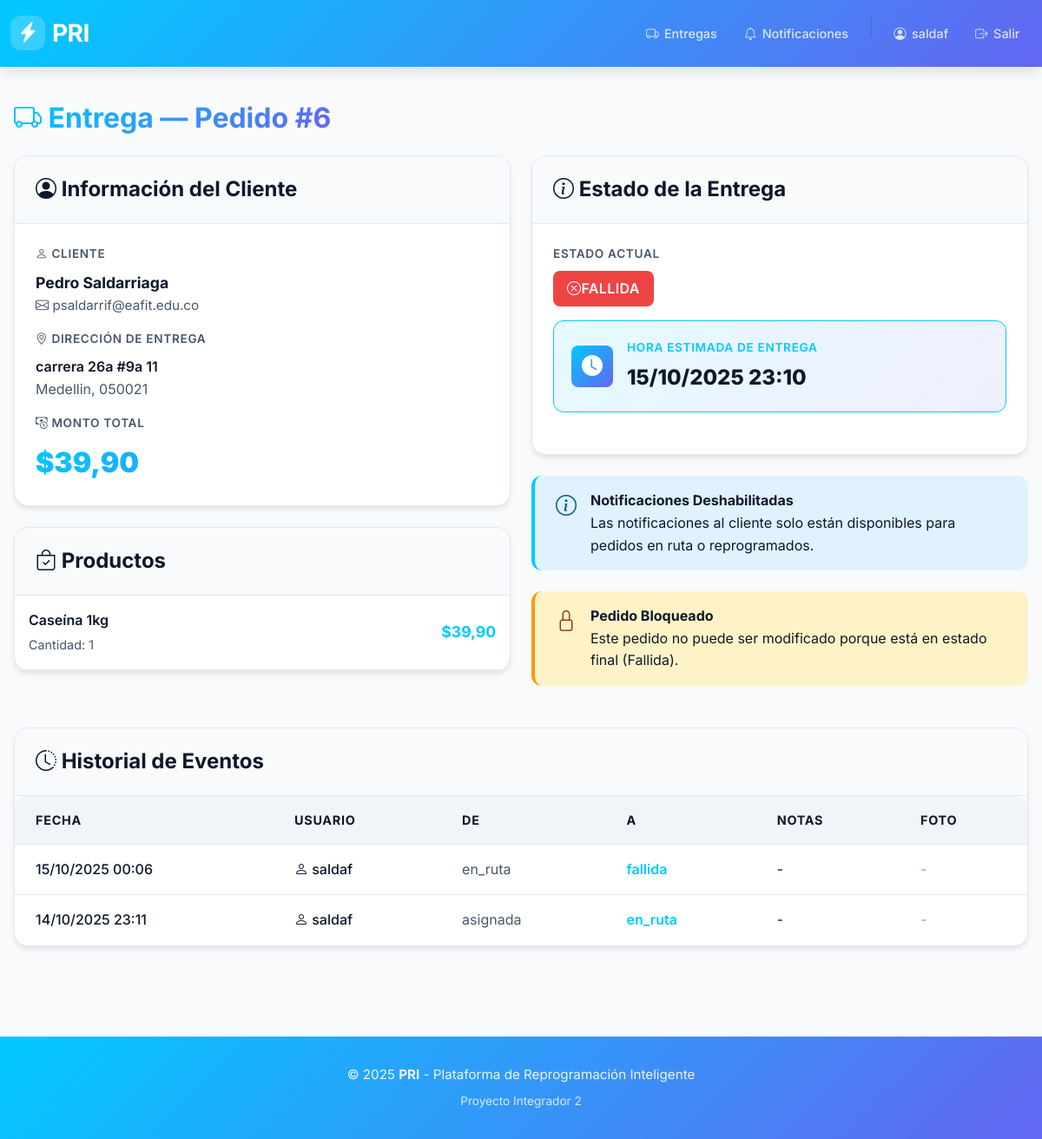
Before: /orders/delivery/6/ (signed in) with the older database file.
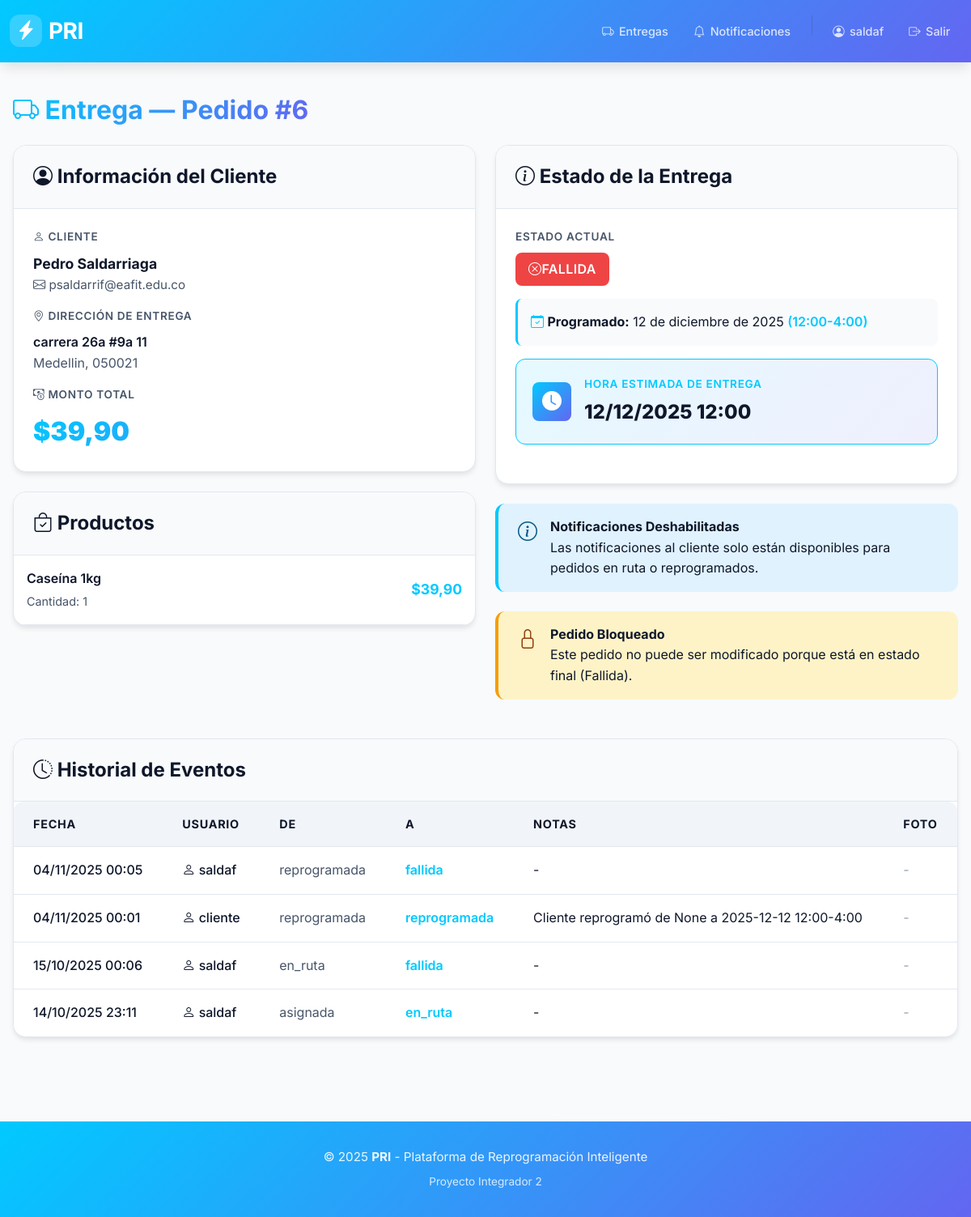
After: the same page with the newer database file.
### orders/models.py (models this page shows, shortened)
class OrderItem(models.Model):
    order = models.ForeignKey(Order, on_delete=models.CASCADE, related_name="items")
    product = models.ForeignKey(Product, on_delete=models.PROTECT)
    price = models.DecimalField(max_digits=10, decimal_places=2)
    quantity = models.PositiveIntegerField(default=1)
    def get_line_total(self):
        return self.price * self.quantity

class Delivery(models.Model):
    STATUS_CHOICES = (
        ("pendiente", "Pendiente"),
        ("asignada", "Asignada"),
        ("en_ruta", "En ruta"),
        ("fallida", "Fallida"),
        ("reprogramada", "Reprogramada"),
        ("entregada", "Entregada"),
    )
    order = models.OneToOneField(Order, on_delete=models.CASCADE, related_name="delivery")
    status = models.CharField(max_length=20, choices=STATUS_CHOICES, default="pendiente")
    rider = models.ForeignKey(User, on_delete=models.SET_NULL, null=True, blank=True, related_name="deliveries")
    scheduled_date = models.DateField(null=True, blank=True)
    scheduled_window = models.CharField(max_length=50, blank=True)
    notes = models.TextField(blank=True)
    photo = models.ImageField(upload_to="deliveries/", null=True, blank=True)
    failure_reason = models.CharField(max_length=120, blank=True)
    updated_at = models.DateTimeField(auto_now=True)
    created_at = models.DateTimeField(auto_now_add=True)
    @property
    def estimated_datetime(self):
        from datetime import datetime, timedelta
        if self.scheduled_date:
            if self.scheduled_window:
                try:
                    time_parts = self.scheduled_window.split('-')[0].strip().split(':')
                    hour = int(time_parts[0])
                    minute = int(time_parts[1]) if len(time_parts) > 1 else 0
                    return datetime.combine(self.scheduled_date, datetime.min.time().replace(hour=hour, minute=minute))
                except (ValueError, IndexError):
                    return datetime.combine(self.scheduled_date, datetime.min.time().replace(hour=12, minute=0))
            else:
                return datetime.combine(self.scheduled_date, datetime.min.time().replace(hour=12, minute=0))
        return self.order.created_at + timedelta(days=1)
    @property
    def is_final_state(self):
        return self.status in ['entregada', 'fallida']
    @property
    def is_modifiable(self):
        return not self.is_final_state

class Order(models.Model):
    user = models.ForeignKey(User, on_delete=models.SET_NULL, null=True, blank=True, related_name="orders")
    created_at = models.DateTimeField(auto_now_add=True)
    updated_at = models.DateTimeField(auto_now=True)
    full_name = models.CharField(max_length=200)
    email = models.EmailField()
    address = models.CharField(max_length=255)
    city = models.CharField(max_length=100)
    postal_code = models.CharField(max_length=20)
    paid = models.BooleanField(default=False)
    total_amount = models.DecimalField(max_digits=10, decimal_places=2, default=0)

class DeliveryEvent(models.Model):
    delivery = models.ForeignKey(Delivery, on_delete=models.CASCADE, related_name="events")
    user = models.ForeignKey(User, on_delete=models.SET_NULL, null=True, blank=True)
    status_before = models.CharField(max_length=20, blank=True)
    status_after = models.CharField(max_length=20, blank=True)
    notes = models.TextField(blank=True)
    photo = models.ImageField(upload_to="deliveries/events/", null=True, blank=True)
    created_at = models.DateTimeField(auto_now_add=True)
    class Meta:
        ordering = ["-created_at"]

### catalog/models.py (models this page shows, shortened)
class Product(models.Model):
    category = models.ForeignKey(Category, on_delete=models.PROTECT, related_name="products")
    name = models.CharField(max_length=200)
    slug = models.SlugField(max_length=220, unique=True, blank=True)
    description = models.TextField(blank=True)
    price = models.DecimalField(max_digits=10, decimal_places=2)
    stock = models.PositiveIntegerField(default=0)
    image = models.ImageField(upload_to="products/", blank=True, null=True)
    created_at = models.DateTimeField(auto_now_add=True)
    updated_at = models.DateTimeField(auto_now=True)
    class Meta:
        ordering = ["-created_at"]

### orders/views.py (the view, shortened to what this page needs)
# urls.py: path("delivery/<int:order_id>/", views.delivery_detail, name="delivery_detail"),
@login_required
def delivery_detail(request, order_id: int):
    order = get_object_or_404(Order, id=order_id)
    delivery, _ = Delivery.objects.get_or_create(order=order)
    user_role = None
    if request.user.is_superuser:
        user_role = "manager"
    elif hasattr(request.user, "profile"):
        user_role = request.user.profile.role
    if user_role == "manager":
        pass
    elif user_role == "repartidor":
        pass
    else:
        if order.user_id != request.user.id:
            return redirect("orders:my_orders")
    from datetime import datetime
    context = {
        "order": order,
        "delivery": delivery,
        "is_modifiable": delivery.is_modifiable,
        "is_final_state": delivery.is_final_state,
        "today": datetime.now().date()
    }
    if user_role == "repartidor":
        context["events"] = delivery.events.all()
        context["comments"] = delivery.comments.all()
        context["can_send_notifications"] = DeliveryNotificationService.can_send_notifications(delivery)
        return render(request, "orders/delivery_rider.html", context)
    context["events"] = delivery.events.all()
    context["comments"] = delivery.comments.all()
    return render(request, "orders/delivery_client.html", context)

### orders/templates/orders/delivery_rider.html (shortened to what the changed rows need)
{% extends 'base.html' %}
{% block content %}
<h2 class="mb-4">
  <span class="text-gradient">
    <i class="bi bi-truck"></i> Entrega — Pedido #{{ order.id }}
  </span>
</h2>
<div class="row g-4">
  <div class="col-lg-6">
    <div class="modern-card">
      <div class="modern-card-body" style="padding: 0;">
        {% for it in order.items.all %}
        <div style="padding: 1rem; border-bottom: 1px solid var(--border-color); display: flex; justify-content: space-between; align-items: center; gap: 1rem;">
          <div style="flex-grow: 1;">
            <div style="font-weight: 600; color: var(--text-primary); margin-bottom: 0.25rem;">{{ it.product.name }}</div>
            <div style="color: var(--text-secondary); font-size: 0.9rem;">Cantidad: {{ it.quantity }}</div>
          </div>
          <div style="font-weight: 700; color: var(--pri-blue); font-size: 1.1rem;">
            ${{ it.get_line_total }}
          </div>
        </div>
        {% endfor %}
      </div>
    </div>
  </div>
  <div class="col-lg-6">
    <div class="modern-card mb-4">
      <div class="modern-card-body">
        <div class="mb-3">
          <div style="font-size: 0.85rem; color: var(--text-secondary); font-weight: 600; text-transform: uppercase; letter-spacing: 0.05em; margin-bottom: 0.5rem;">
            Estado Actual
          </div>
          {% if delivery.status == 'entregada' %}
            <span class="modern-badge badge-success" style="font-size: 1rem; padding: 0.5rem 1rem;">
              <i class="bi bi-check-circle"></i> {{ delivery.get_status_display }}
            </span>
          {% elif delivery.status == 'fallida' %}
            <span class="modern-badge badge-danger" style="font-size: 1rem; padding: 0.5rem 1rem;">
              <i class="bi bi-x-circle"></i> {{ delivery.get_status_display }}
            </span>
          {% elif delivery.status == 'en_ruta' %}
            <span class="modern-badge" style="background: #01c9ff; color: white; font-size: 1rem; padding: 0.5rem 1rem;">
              <i class="bi bi-truck"></i> {{ delivery.get_status_display }}
            </span>
          {% else %}
            <span class="modern-badge badge-secondary" style="font-size: 1rem; padding: 0.5rem 1rem;">
              {{ delivery.get_status_display }}
            </span>
          {% endif %}
        </div>
        {% if delivery.scheduled_date %}
        <div style="padding: 1rem; background: var(--bg-secondary); border-radius: var(--radius-md); border-left: 3px solid var(--pri-blue); margin-bottom: 1rem;">
          <i class="bi bi-calendar-check" style="color: var(--pri-blue);"></i>
          <strong style="color: var(--text-primary);">Programado:</strong>
          <span style="color: var(--text-primary);">{{ delivery.scheduled_date }}</span>
          {% if delivery.scheduled_window %}
            <span style="color: var(--pri-blue); font-weight: 600;">({{ delivery.scheduled_window }})</span>
          {% endif %}
        </div>
        {% endif %}
        <div style="background: linear-gradient(135deg, rgba(1, 201, 255, 0.1) 0%, rgba(99, 102, 241, 0.1) 100%); border: 1px solid var(--pri-blue); border-radius: var(--radius-lg); padding: 1.25rem; margin-bottom: 1.5rem;">
          <div style="display: flex; align-items: center; gap: 1rem;">
            <div style="flex-grow: 1;">
              <div style="font-size: 0.85rem; font-weight: 600; text-transform: uppercase; letter-spacing: 0.05em; color: var(--pri-blue); margin-bottom: 0.25rem;">
                Hora Estimada de Entrega
              </div>
              <div style="font-size: 1.5rem; font-weight: 800; color: var(--text-primary);">
                {{ delivery.estimated_datetime|date:"d/m/Y H:i" }}
              </div>
            </div>
          </div>
        </div>
      </div>
    </div>
    {% if is_modifiable %}
    <div class="modern-card">
      <div class="modern-card-header">
        <h4 class="mb-0" style="color: var(--text-primary);">
          <i class="bi bi-pencil-square"></i> Actualizar Estado
        </h4>
      </div>
      <div class="modern-card-body">
        <form method="post" enctype="multipart/form-data">
          {% csrf_token %}
          <div class="modern-form-group">
            <label class="modern-form-label">
              <i class="bi bi-chat-dots"></i> Comentarios
            </label>
            <textarea class="modern-form-control" name="notes" rows="3" placeholder="Agrega comentarios sobre la entrega...">{{ delivery.notes }}</textarea>
          </div>
          <div class="modern-form-group">
            <label class="modern-form-label">
              <i class="bi bi-camera"></i> Foto de Evidencia
            </label>
            {% if delivery.photo %}
              <img class="img-fluid rounded mb-2 cursor-pointer" src="{{ delivery.photo.url }}" alt="Evidencia"
                   style="max-height: 200px; border: 2px solid var(--border-color); cursor: pointer;"
                   data-bs-toggle="modal" data-bs-target="#imageModal"
                   onclick="showImageModal('{{ delivery.photo.url }}', 'Evidencia de entrega')">
            {% endif %}
            <input type="file" class="modern-form-control" name="photo" accept="image/*">
          </div>
          <div class="modern-form-group">
            <label class="modern-form-label">
              <i class="bi bi-arrow-repeat"></i> Cambiar Estado
            </label>
            <select class="modern-form-control" name="action" id="statusSelect" onchange="toggleFailureReason()">
              <option value="en_ruta" {% if delivery.status == 'en_ruta' %}selected{% endif %}>En ruta</option>
              <option value="entregada" {% if delivery.status == 'entregada' %}selected{% endif %}>Entregada</option>
              <option value="fallida" {% if delivery.status == 'fallida' %}selected{% endif %}>Fallida</option>
              <option value="reprogramada" {% if delivery.status == 'reprogramada' %}selected{% endif %}>Reprogramada</option>
            </select>
          </div>
          <div class="modern-form-group" id="failureReasonGroup" style="display: none;">
            <label class="modern-form-label" style="color: #ef4444;">
              <i class="bi bi-exclamation-triangle-fill"></i> Razón del Fallo <span style="color: #ef4444;">*</span>
            </label>
            <select class="modern-form-control" name="failure_reason" id="failureReasonSelect" required>
              <option value="">-- Seleccione una razón --</option>
              <option value="ausencia_personal">Ausencia de personal en destino</option>
              <option value="error_direccion">Error en la dirección</option>
              <option value="direccion_inexistente">Dirección no existe</option>
              <option value="cliente_no_responde">Cliente no responde</option>
              <option value="acceso_denegado">Acceso denegado al edificio/ubicación</option>
              <option value="producto_daniado">Producto dañado</option>
              <option value="documentacion_incompleta">Documentación incompleta</option>
              <option value="cliente_rechazo">Cliente rechazó la entrega</option>
              <option value="problema_vehiculo">Problema con el vehículo</option>
              <option value="condiciones_climaticas">Condiciones climáticas adversas</option>
              <option value="otra">Otra razón</option>
            </select>
          </div>
          <div class="modern-form-group" id="failureDetailsGroup" style="display: none;">
            <label class="modern-form-label">
              <i class="bi bi-file-text"></i> Detalles Adicionales (Opcional)
            </label>
            <textarea class="modern-form-control" name="failure_details" id="failureDetails" rows="3" placeholder="Proporcione más detalles sobre la razón del fallo..."></textarea>
          </div>
          <button type="submit" class="btn-modern btn-primary-modern w-100" id="submitBtn">
            <i class="bi bi-check-circle"></i>
            Guardar Cambios
          </button>
        </form>
      </div>
    </div>
    {% else %}
    <div class="modern-alert modern-alert-warning">
      <span class="modern-alert-icon">
        <i class="bi bi-lock"></i>
      </span>
      <div>
        <strong style="color: var(--text-primary);">Pedido Bloqueado</strong>
        <p class="mb-0" style="color: var(--text-primary);">Este pedido no puede ser modificado porque está en estado final ({{ delivery.get_status_display }}).</p>
      </div>
    </div>
    {% endif %}
  </div>
</div>
<div class="row mt-4">
  <div class="col-12">
    <div class="modern-card">
      <div class="modern-card-body" style="padding: 0;">
        <div class="table-responsive">
          <table class="modern-table">
            <thead>
              <tr>
                <th>Fecha</th>
                <th>Usuario</th>
                <th>De</th>
                <th>A</th>
                <th>Notas</th>
                <th>Foto</th>
              </tr>
            </thead>
            <tbody>
              {% for e in events %}
              <tr>
                <td style="color: var(--text-primary); font-weight: 500;">{{ e.created_at|date:"d/m/Y H:i" }}</td>
                <td style="color: var(--text-primary); font-weight: 500;">
                  {% if e.user %}
                    <i class="bi bi-person"></i> {{ e.user.username }}
                  {% else %}
                    <span style="color: var(--text-muted);">-</span>
                  {% endif %}
                </td>
                <td>
                  {% if e.status_before %}
                    <span style="color: var(--text-secondary);">{{ e.status_before }}</span>
                  {% else %}
                    <span style="color: var(--text-muted);">-</span>
                  {% endif %}
                </td>
                <td>
                  {% if e.status_after %}
                    <span style="color: var(--pri-blue); font-weight: 600;">{{ e.status_after }}</span>
                  {% else %}
                    <span style="color: var(--text-muted);">-</span>
                  {% endif %}
                </td>
                <td style="color: var(--text-primary);">{{ e.notes|default:"-" }}</td>
                <td>
                  {% if e.photo %}
                    <img src="{{ e.photo.url }}" alt="foto" style="height:40px; border-radius: var(--radius-md); cursor: pointer;"
                         data-bs-toggle="modal" data-bs-target="#imageModal"
                         onclick="showImageModal('{{ e.photo.url }}', 'Evento del {{ e.created_at|date:"d/m/Y H:i" }}')">
                  {% else %}
                    <span style="color: var(--text-muted);">-</span>
                  {% endif %}
                </td>
              </tr>
              {% endfor %}
            </tbody>
          </table>
        </div>
      </div>
    </div>
  </div>
</div>
{% endblock %}

Changed rows visible on the page:
changed Delivery "FALLIDA": scheduled_date (not shown) → "12 de diciembre de 2025"; scheduled_window (not shown) → "12:00-4:00"; estimated_datetime "15/10/2025 23:10" → "12/12/2025 12:00"
added DeliveryEvent: created_at "04/11/2025 00:05", user.username "saldaf", status_before "reprogramada", status_after "fallida", notes "-"
added DeliveryEvent: created_at "04/11/2025 00:01", user.username "cliente", status_before "reprogramada", status_after "reprogramada", notes "Cliente reprogramó de None a 2025-12-12 12:00-4:00"
Other visible differences:
text now shown: "Programado: ( )"
